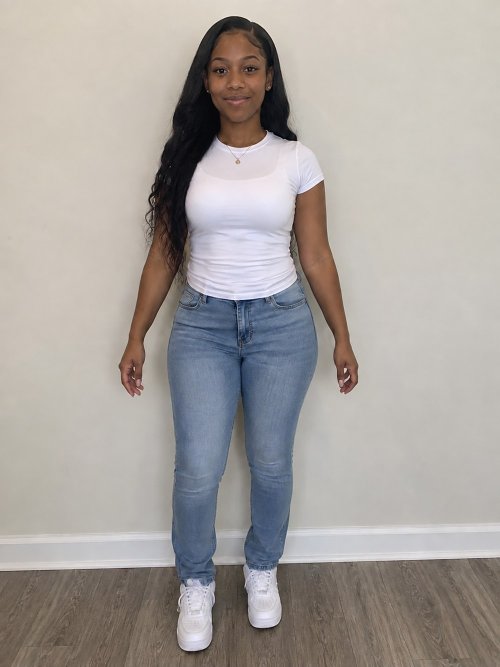
#> input picture docs/campaign/assets/01-her-photo.jpg, 1000 x 1333 px, found by its file name (shown at 1/2 size); its folder holds 7 pictures in this run
$ python render_ad.py
#> lines starting #> are read from the running program, lines starting #| are printed output that depends on the picture
"""ALTERNATE — one vertical ad, cut on a beat.

Renders 1080x1920 frames with Pillow, synthesises a 128 BPM bed with numpy, muxes with ffmpeg.
Every picture is real: her photo, the piece, a free AI's try, a paid AI's try, and ours.
"""
import math, os, subprocess
import numpy as np
from PIL import Image, ImageDraw, ImageEnhance, ImageFilter, ImageFont

HERE = os.path.dirname(os.path.abspath(__file__))
ASSETS = r"C:\Users\User\neggarman\alternate-style-hub\docs\campaign\assets"
OUT = os.path.join(HERE, "out")
W, H, FPS = 1080, 1920, 30
BPM = 94.0
BEAT = 60.0 / BPM              # 0.64s — every cut lands on one

PAPER = (243, 241, 236); INK = (16, 15, 13); MUSTARD = (232, 184, 74)
HOT = (214, 64, 52); NAVY = (34, 42, 65); GREY = (196, 192, 183)

F_BLACK = r"C:\Windows\Fonts\ariblk.ttf"
F_BOLD = r"C:\Windows\Fonts\arialbd.ttf"
F_MONO = r"C:\Windows\Fonts\consolab.ttf"
fcache = {}


# [5 lines left out: function font, not called in this run]


# ---------------------------------------------------------------- easing
def clamp(x, a=0.0, b=1.0):
    return max(a, min(b, x))


def out_cubic(p):
    return 1 - (1 - clamp(p)) ** 3


# [4 lines left out: function out_back, not called in this run]


# ---------------------------------------------------------------- pictures
def grade(im, sat=1.14, con=1.1, bright=1.02):
    im = ImageEnhance.Color(im).enhance(sat)
    im = ImageEnhance.Contrast(im).enhance(con)
    return ImageEnhance.Brightness(im).enhance(bright)


def fit(name, focus=0.10, sat=1.14):
#> called with name = '01-her-photo.jpg', focus = 0.1, sat = 1.14
    im = Image.open(os.path.join(ASSETS, name)).convert("RGB")
#> im is the input picture: PIL image 1000x1333 RGB; mean R, G, B 167.9, 162.5, 158.2
    s = max(W / im.width, H / im.height)
#> s = 1.44
    im = im.resize((int(im.width * s), int(im.height * s)), Image.LANCZOS)
#> im: PIL image 1440x1919 RGB
    x = (im.width - W) // 2
#> x = 180
    y = max(0, min(im.height - H, int((im.height - H) * focus)))
#> y = 0
    return grade(im.crop((x, y, x + W, y + H)), sat=sat)
#> in grade, `im = ImageEnhance.Color(im).enhance(sat)`:
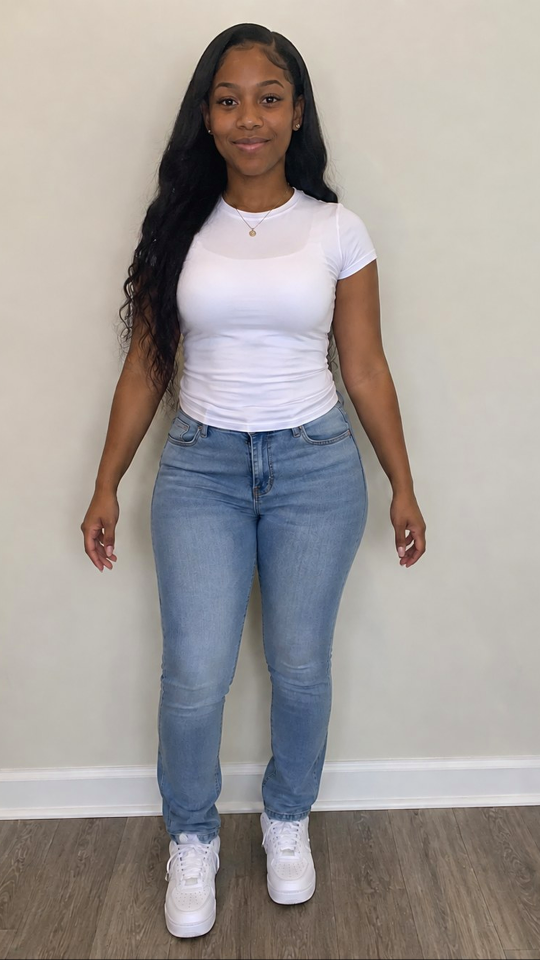
#> im: PIL image 1080x1920 RGB (shown at 1/2 size); mean R, G, B 161.4, 155.7, 152.7


# [15 lines left out: functions punch, drift, not called in this run]


_SCRIMS = {}


# [16 lines left out: function scrim, not called in this run]


# ---------------------------------------------------------------- type
def measure(s, f):
    box = f.getbbox(s)
    return box[2] - box[0], box[3] - box[1]


# [103 lines left out: functions kinetic, label, chrome, flash, ring, stamp and 1 more, not called in this run]


# ---------------------------------------------------------------- the cut
SHOTS = []          # (start, end) filled as the storyboard is built
def at(t, a, b):
    return a <= t < b


# [136 lines left out: functions build_frame, audio, not called in this run]


def main():
    os.makedirs(OUT, exist_ok=True)
    her = fit("01-her-photo.jpg", 0.10)
    A = {
        "her": her,
        "dress": fit("02-the-dress.jpg", 0.45, sat=1.2),
        "free": fit("03-free-ai-gemini.jpg", 0.10),
        "paid": fit("04-paid-chatgpt.jpg", 0.10),
        "ours": fit("05-alternate.jpg", 0.14),
    }
#> call 2 of fit, with name = '02-the-dress.jpg', focus = 0.45, sat = 1.2
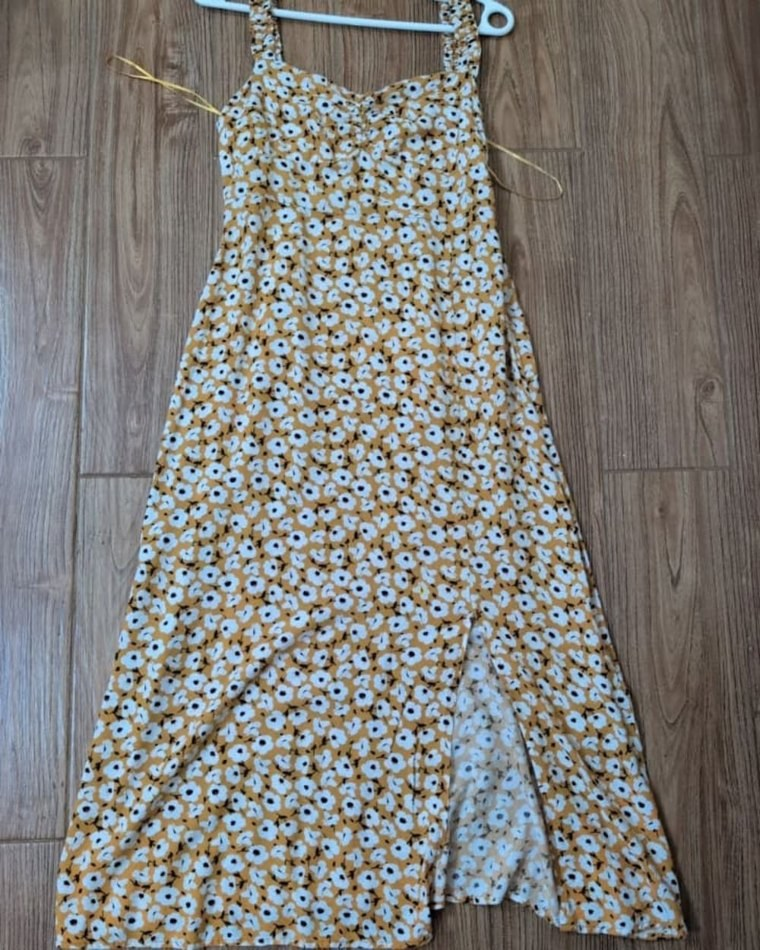
#> input picture docs/campaign/assets/02-the-dress.jpg, 760 x 950 px, found by its file name
#> in fit, im is the input picture: PIL image 760x950 RGB; mean R, G, B 127.4, 126.4, 122.9
#> call 2 of grade, with sat = 1.2, con = 1.1, bright = 1.02
#> in grade (call 2), `im = ImageEnhance.Color(im).enhance(sat)`:
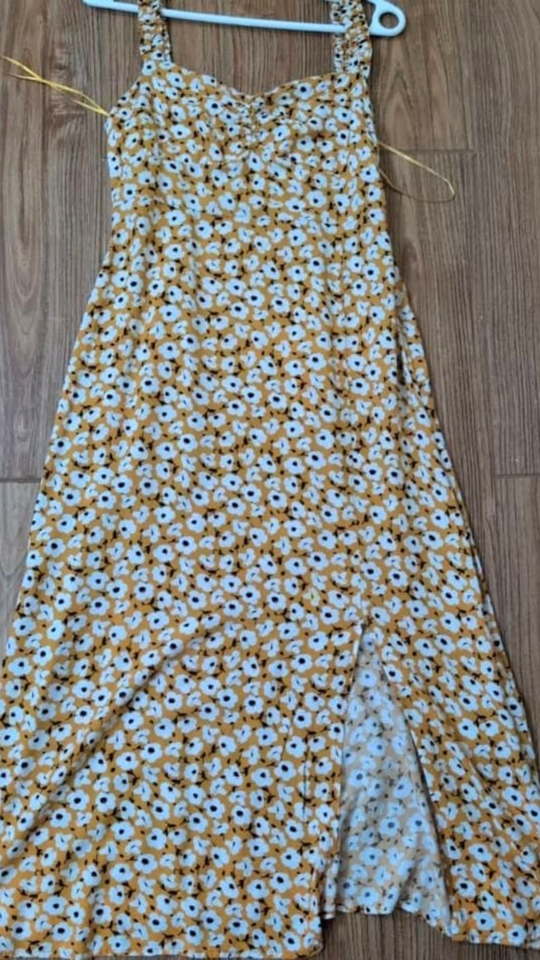
#> im: PIL image 1080x1920 RGB (shown at 1/2 size); mean R, G, B 132.9, 133.3, 128.2
#> call 3 of fit, with name = '03-free-ai-gemini.jpg', focus = 0.1, sat = 1.14
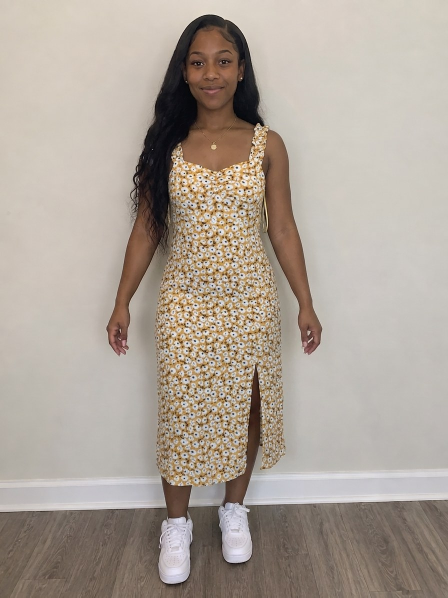
#> input picture docs/campaign/assets/03-free-ai-gemini.jpg, 896 x 1195 px, found by its file name (shown at 1/2 size)
#> in fit, im is the input picture: PIL image 896x1195 RGB; mean R, G, B 173.2, 162.7, 152.4
#> call 3 of grade, with sat = 1.14, con = 1.1, bright = 1.02
#> in grade (call 3), `im = ImageEnhance.Color(im).enhance(sat)`:
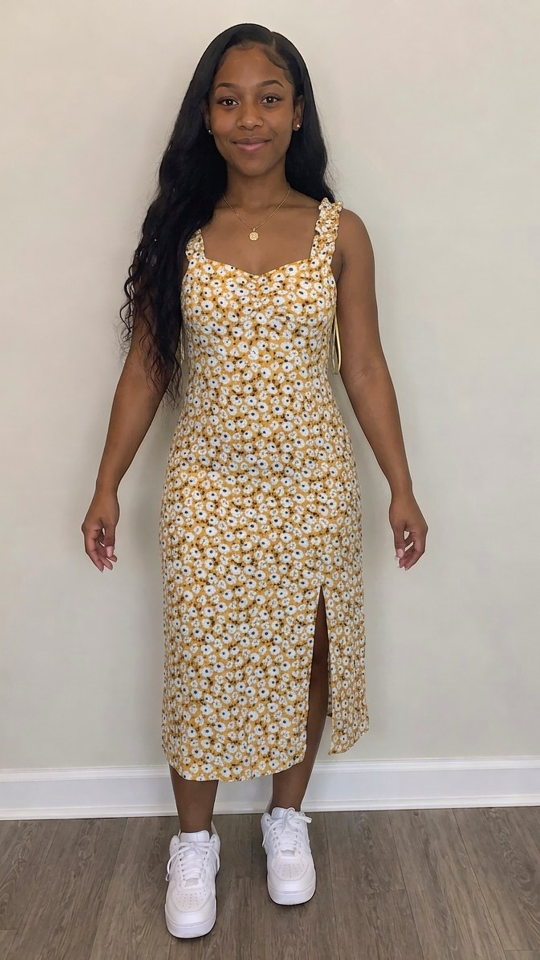
#> im: PIL image 1080x1920 RGB (shown at 1/2 size); mean R, G, B 169, 155.7, 143.3
#> call 4 of fit, with name = '04-paid-chatgpt.jpg', focus = 0.1, sat = 1.14
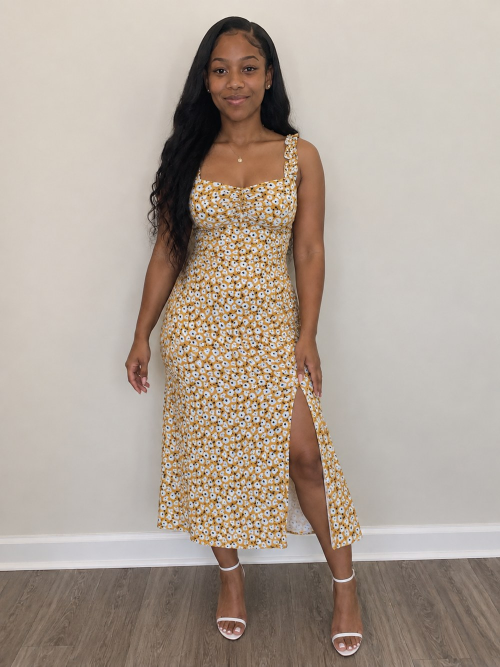
#> input picture docs/campaign/assets/04-paid-chatgpt.jpg, 1000 x 1333 px, found by its file name (shown at 1/2 size)
#> in fit, im is the input picture: PIL image 1000x1333 RGB; mean R, G, B 176.2, 163.4, 152.2
#> call 4 of grade, with sat = 1.14, con = 1.1, bright = 1.02
#> in grade (call 4), `im = ImageEnhance.Color(im).enhance(sat)`:
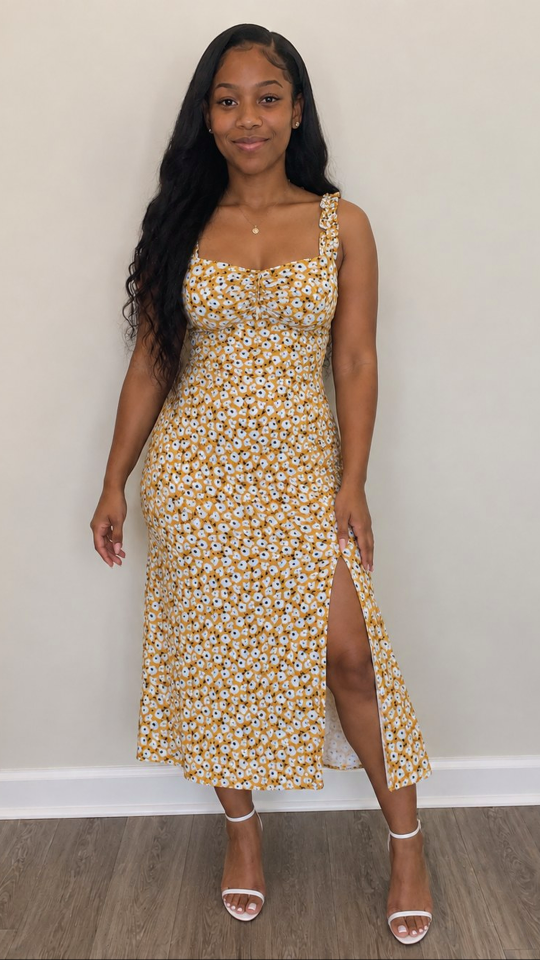
#> im: PIL image 1080x1920 RGB (shown at 1/2 size); mean R, G, B 171.8, 155.4, 141.4
    A["crop_len"] = grade(Image.open(os.path.join(ASSETS, "03-free-ai-gemini.jpg")).convert("RGB")
                          .resize((W, int(W * 1195 / 896)), Image.LANCZOS).crop((0, 700, W, 700 + H)) if False else A["free"])
    # three tight crops, cut from the pictures themselves
    def crop_of(img, box):
        c = img.crop(box)
        return c.resize((W, H), Image.LANCZOS)
    A["crop_len"] = crop_of(A["free"], (180, 900, 900, 2180 - 900 + 900))
    A["crop_feet"] = crop_of(A["paid"], (240, 1480, 840, 1920))
    A["crop_waist"] = crop_of(A["paid"], (260, 700, 820, 1300))

    total = 3 * BEAT * 3 + 12 * BEAT + 6 * BEAT + 14 * BEAT + 9 * BEAT
    folder = os.path.join(OUT, "frames-%d" % os.getpid())   # own folder, so two runs never fight
    os.makedirs(folder, exist_ok=True)
    n = int(total * FPS)
    for i in range(n):
        t = i / FPS
        f = build_frame(t, A)
        f = chrome(f, t, total)
        f.save(os.path.join(folder, "f%04d.jpg" % i), "JPEG", quality=93)
    made = len([f for f in os.listdir(folder) if f.endswith(".jpg")])
    if made != n:
        raise SystemExit("only %d of %d frames were written" % (made, n))
    wav = os.path.join(OUT, "bed.wav")
    audio(wav, total)
    mp4 = os.path.join(OUT, "ALTERNATE-ad-vertical.mp4")
    subprocess.run(["ffmpeg", "-v", "error", "-y", "-framerate", str(FPS), "-i", os.path.join(folder, "f%04d.jpg"),
                    "-i", wav, "-c:v", "libx264", "-pix_fmt", "yuv420p", "-preset", "slow", "-crf", "19",
                    "-c:a", "aac", "-b:a", "160k", "-shortest", "-movflags", "+faststart", mp4], check=True)
    for f in os.listdir(folder):
        os.remove(os.path.join(folder, f))
    os.rmdir(folder)
    print("wrote", mp4, os.path.getsize(mp4), "bytes;", round(total, 2), "s")


if __name__ == "__main__":
#> (the run stopped early here; a loop or call above may not have finished)
